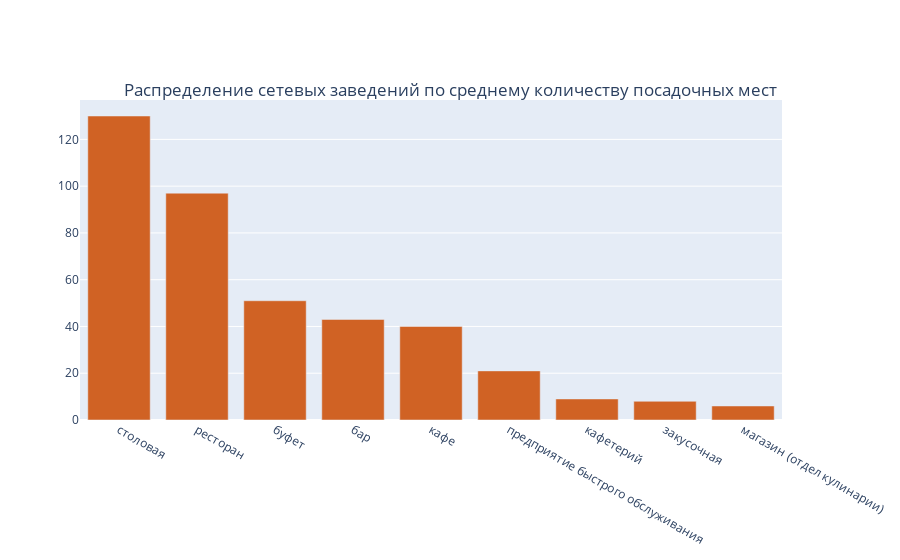

The code cell stored with this chart in its notebook:
### Code cell
trace = go.Bar(
    x = number_mean['тип_объекта'], 
    y = number_mean['посадочных_мест'],
    marker_color='#D06224'
)
layout = go.Layout(
    title={
        'text': 'Распределение сетевых заведений по среднему количеству посадочных мест',
        'y':0.85,
        'x':0.5,
        'xanchor': 'center',
        'yanchor': 'top'},
)

fig = go.Figure(data = [trace], layout = layout)
iplot(fig)

### Figure 1 — Plotly figure (JSON) as saved in the notebook; plotly's stock layout.template omitted (floating-point values rounded to 4 significant figures)
{"data": [{"marker": {"color": "#D06224"}, "type": "bar", "x": ["столовая", "ресторан", "буфет", "бар", "кафе", "предприятие быстрого обслуживания", "кафетерий", "закусочная", "магазин (отдел кулинарии)"], "y": [130, 97, 51, 43, 40, 21, 9, 8, 6]}], "layout": {"title": {"text": "Распределение сетевых заведений по среднему количеству посадочных мест", "x": 0.5, "xanchor": "center", "y": 0.85, "yanchor": "top"}}}
